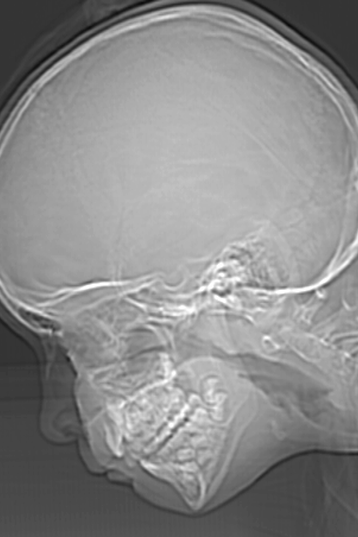
%> input picture Ctskull-256 (1).tif (cropped and resized to the size of MATLAB's example picture), 358 x 537 px, given in place of moon.bmp, which was not available
$ octave 2019510102_Lab_2.m   (GNU Octave 9; MATLAB toolbox functions it lacks are replaced by stand-ins)
%> lines starting %> are read from the running program, lines starting %| are printed output that depends on the picture; in (x1, y1, x2, y2) boxes, pixels count from 0 and x2, y2 are one past the last pixel; in counts of white or black regions, pixels touching at a corner belong together; the program's own positions count from 1; pictures that were not available may be replaced by others from this repository, and a replacement may not be noted
%%%%%%%%%%%%%%%%%%%%%%%% QUESTION 1 %%%%%%%%%%%%%%%%%%%%%%%%%%%%%%
moon = imread('moon.bmp');
%> moon is the input picture: size 537x358 uint8; min 10, max 255, mean 138.2
thresholded_moon = moon;

% Thresholding with threshold 20
threshold = 20;
thresholded_moon(find(moon<threshold)) = 0;
%> thresholded_moon: size 537x358 uint8; 0.04% of pixels changed, all inside (x1, y1, x2, y2) = (35, 0, 312, 68)
thresholded_moon(find(moon>=threshold)) = 255;
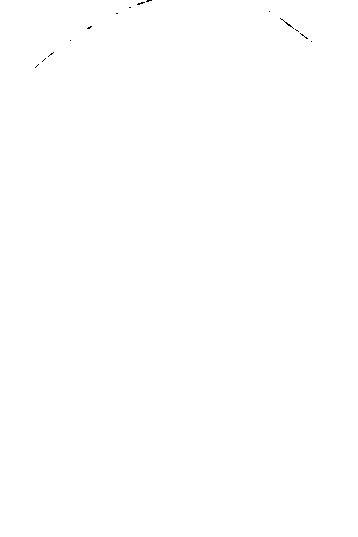
%> thresholded_moon: size 537x358 uint8; 100% white; black in thin lines or dots, all inside (x1, y1, x2, y2) = (35, 0, 312, 68)

figure
subplot(2,1,1)
imshow(moon)
axis off
title('Original')

subplot(2,1,2)
imshow(thresholded_moon)
axis off
title('Thresholded')

%%%%%%%%%%%%%%%%%%%%%%%% QUESTION 2 %%%%%%%%%%%%%%%%%%%%%%%%%%%%%%

spine = imread("fractured_spine.tif");
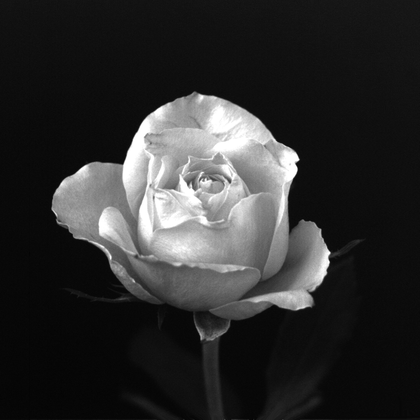
%> input picture Rose1024 (1).tif, 420 x 420 px, shrunk from 1024 x 1024 before the run, given in place of fractured_spine.tif, which was not available
%> spine is the input picture: size 420x420 uint8; min 4, max 255, mean 46.8

% s=c*(r^y)

r = im2double(spine);
normalize(r,"range");

c = 1;

y = [0.6, 0.4, 0.3];

s1 = c*(r.^y(1)); % y = 0.6
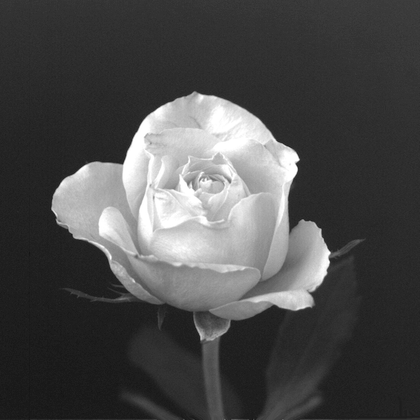
%> s1: size 420x420 double; min 0.0827, max 1, mean 0.3
s2 = c*(r.^y(2)); % y = 0.4
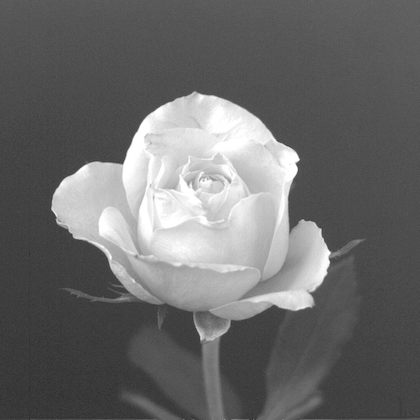
%> s2: size 420x420 double; min 0.19, max 1, mean 0.421
s3 = c*(r.^y(3)); % y = 0.3
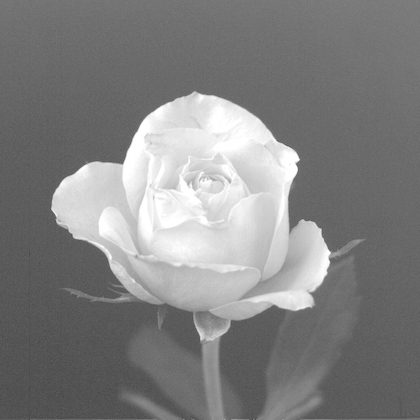
%> s3: size 420x420 double; min 0.288, max 1, mean 0.511

figure
subplot(1,4,1)
imshow(spine)
axis off
title('Original')

subplot(1,4,2)
imshow(s1)
axis off
title('y = 0.6')

subplot(1,4,3)
imshow(s2)
axis off
title('y = 0.4')

subplot(1,4,4)
imshow(s3)
axis off
title('y = 0.3')

%%%%%%%%%%%%%%%%%%%%%%%% QUESTION 3 %%%%%%%%%%%%%%%%%%%%%%%%%%%%%%

%> (the run ends here)
